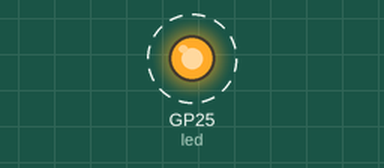
A program run on a simulated Raspberry Pi Pico running MicroPython. Parts: output pins drawn as LEDs (lit = HIGH). Dashed ring = blinking. Library files of the repository ran but are not shown: secrets.py. At 2.0 s the program stops and its outputs stay as they are.

Above: at 0.1 s.
Timing chart, 0 to 3.0 s (numbered marks = the images above):
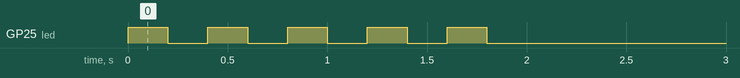

Measured:
- by itself, GP25 (led): alternates HIGH for 0.20 s and LOW for 0.20 s, 10 changes in all, then stays LOW

The program:

blinker.py
```python
import rp2
import network
import ubinascii
import machine
import urequests as requests
import time
from secrets import secrets
import socket

def blink_onboard_led(num_blinks):
    led = machine.Pin('LED', machine.Pin.OUT)
    for i in range(0,num_blinks):
        led.on()
        time.sleep(.2)
        led.off()
        time.sleep(.2)

blink_onboard_led(5)
```
